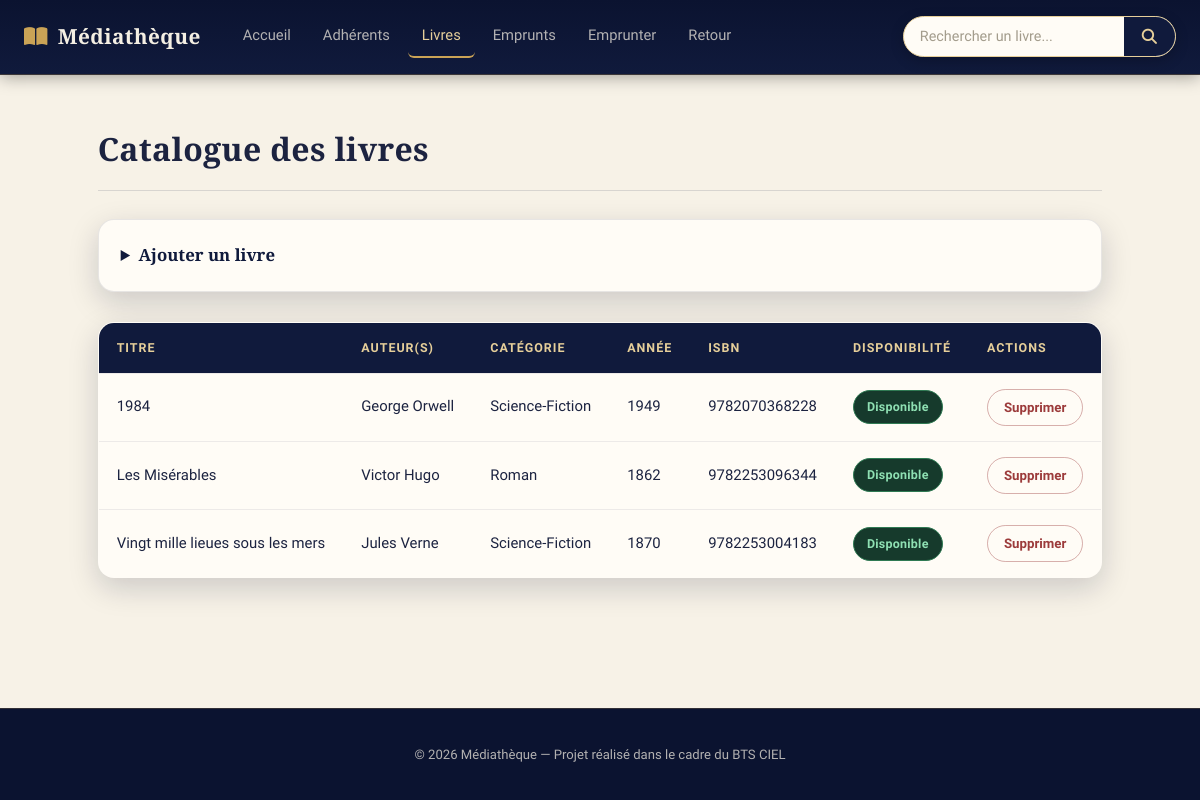
The app's page /web/livres.php, older data.
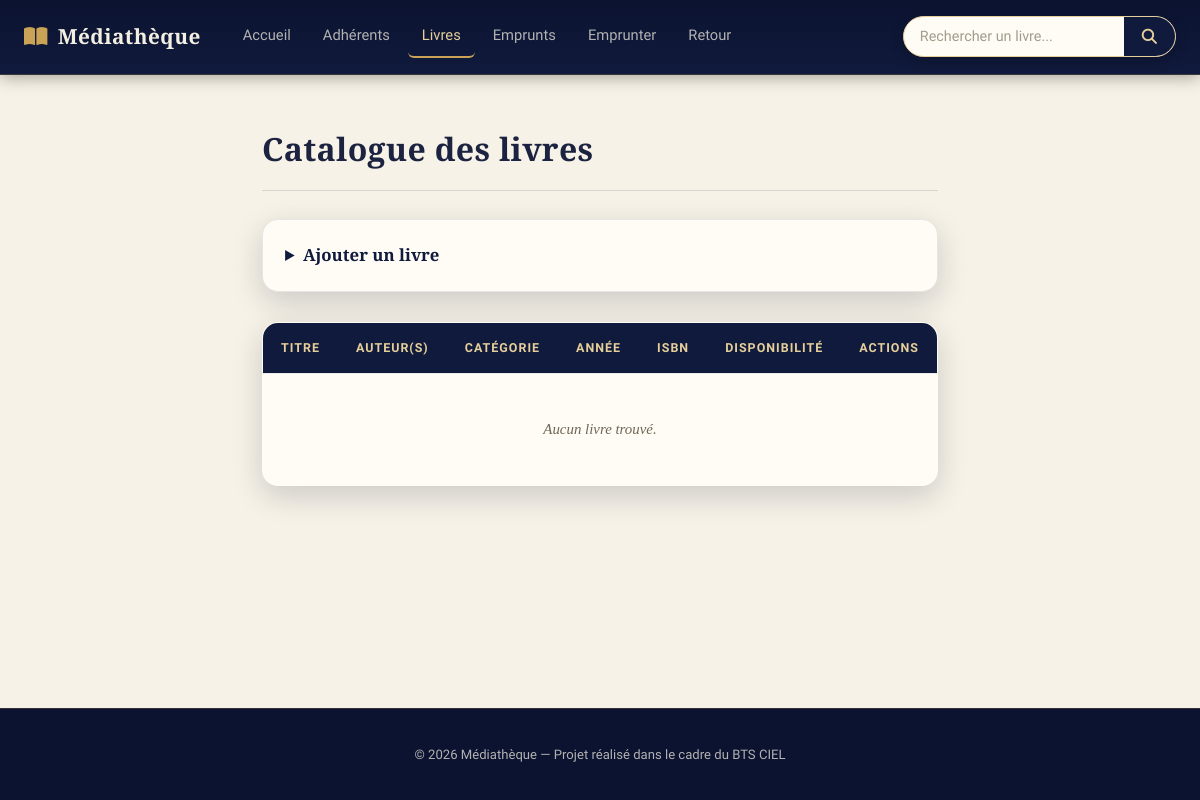
The same page, newer data.
### tables this page shows
CREATE TABLE IF NOT EXISTS LIVRE (
    id_livre INT AUTO_INCREMENT PRIMARY KEY,
    titre VARCHAR(200) NOT NULL,
    isbn VARCHAR(20) UNIQUE NOT NULL,
    annee_publication INT NOT NULL,
    disponible BOOLEAN NOT NULL DEFAULT 1,
    id_categorie INT NOT NULL,
    CONSTRAINT fk_livre_categorie FOREIGN KEY (id_categorie) REFERENCES CATEGORIE(id_categorie)
);

CREATE TABLE IF NOT EXISTS CATEGORIE (
    id_categorie INT AUTO_INCREMENT PRIMARY KEY,
    libelle VARCHAR(80) UNIQUE NOT NULL
);

### web/livres.php (the view, shortened to what this page needs)
<?php
require __DIR__ . '/../config/db.php';
$base = '../';
$q = trim($_GET['q'] ?? '');
$sql = "SELECT L.id_livre, L.titre, L.isbn, L.annee_publication, L.disponible,
               C.libelle AS categorie,
               GROUP_CONCAT(DISTINCT CONCAT(A.prenom, ' ', A.nom) ORDER BY A.nom SEPARATOR ', ') AS auteurs
        FROM LIVRE L
        JOIN CATEGORIE C ON C.id_categorie = L.id_categorie
        LEFT JOIN LIVRE_AUTEUR LA ON LA.id_livre = L.id_livre
        LEFT JOIN AUTEUR A ON A.id_auteur = LA.id_auteur";
$params = [];
$sql .= " GROUP BY L.id_livre ORDER BY L.titre";
$stmt = $pdo->prepare($sql);
$stmt->execute($params);
$livres = $stmt->fetchAll();
require __DIR__ . '/../includes/header.php';
?>
<main class="container">
    <h2>Catalogue des livres<?php echo $q !== '' ? ' — résultats pour « ' . htmlspecialchars($q) . ' »' : ''; ?></h2>
    <details class="add-panel">
        <summary>Ajouter un livre</summary>
    </details>
    <table id="data-table">
        <thead>
            <tr>
                <th>Titre</th>
                <th>Auteur(s)</th>
                <th>Catégorie</th>
                <th>Année</th>
                <th>ISBN</th>
                <th>Disponibilité</th>
                <th>Actions</th>
            </tr>
        </thead>
        <tbody>
            <?php if (count($livres) > 0): ?>
                <?php foreach ($livres as $livre): ?>
                    <tr>
                        <td data-label="Titre"><?php echo htmlspecialchars($livre['titre']); ?></td>
                        <td data-label="Auteur(s)"><?php echo htmlspecialchars($livre['auteurs'] ?? '') !== '' ? htmlspecialchars($livre['auteurs']) : '—'; ?></td>
                        <td data-label="Catégorie"><?php echo htmlspecialchars($livre['categorie']); ?></td>
                        <td data-label="Année"><?php echo htmlspecialchars($livre['annee_publication']); ?></td>
                        <td data-label="ISBN"><?php echo htmlspecialchars($livre['isbn']); ?></td>
                        <td data-label="Disponibilité">
                            <?php if ($livre['disponible'] == 1): ?>
                                <span class="badge badge-disponible">Disponible</span>
                            <?php else: ?>
                                <span class="badge badge-emprunte">Emprunté</span>
                            <?php endif; ?>
                        </td>
                        <td data-label="Actions">
                            <a href="?delete=<?php echo $livre['id_livre']; ?>" class="btn btn-info btn-delete" data-confirm="Supprimer le livre « <?php echo htmlspecialchars(addslashes($livre['titre'])); ?> » ?">Supprimer</a>
                        </td>
                    </tr>
                <?php endforeach; ?>
            <?php else: ?>
                <tr>
                    <td colspan="7" class="no-result">Aucun livre trouvé.</td>
                </tr>
            <?php endif; ?>
        </tbody>
    </table>
</main>
<?php require __DIR__ . '/../includes/footer.php'; ?>

### includes/header.php (shortened to what this page needs)
<?php
$base = $base ?? '';
$current = basename($_SERVER['SCRIPT_NAME']);
function navActive(string $file, string $current): string
{
    return $file === $current ? ' active' : '';
}
?>
<!DOCTYPE html>
<html lang="fr">
<head>
    <link rel="stylesheet" href="<?php echo $base; ?>modules/css/styles.css">
    <link rel="stylesheet" href="https://cdnjs.cloudflare.com/ajax/libs/font-awesome/6.5.2/css/all.min.css">
</head>
<body>
<header class="site-header">
    <div class="header-inner">
        <a class="brand" href="<?php echo $base; ?>index.php">
            <i class="fa-solid fa-book-open"></i> Médiathèque
        </a>
        <nav>
            <ul class="nav-list">
                <li><a class="nav-link<?php echo navActive('index.php', $current); ?>" href="<?php echo $base; ?>index.php">Accueil</a></li>
                <li><a class="nav-link<?php echo navActive('adherent.php', $current); ?>" href="<?php echo $base; ?>web/adherent.php">Adhérents</a></li>
                <li><a class="nav-link<?php echo navActive('livres.php', $current); ?>" href="<?php echo $base; ?>web/livres.php">Livres</a></li>
                <li><a class="nav-link<?php echo navActive('emprunt.php', $current); ?>" href="<?php echo $base; ?>web/emprunt.php">Emprunts</a></li>
                <li><a class="nav-link<?php echo navActive('emprunter.php', $current); ?>" href="<?php echo $base; ?>web/emprunter.php">Emprunter</a></li>
                <li><a class="nav-link<?php echo navActive('retour.php', $current); ?>" href="<?php echo $base; ?>web/retour.php">Retour</a></li>
            </ul>
        </nav>
        <form class="search-form" action="<?php echo $base; ?>web/livres.php" method="get">
            <div class="search-wrap">
                <input
                    type="search"
                    name="q"
                    id="search-input"
                    placeholder="Rechercher un livre..."
                    value="<?php echo isset($_GET['q']) ? htmlspecialchars($_GET['q']) : ''; ?>"
                    autocomplete="off"
                >
                <button type="submit" aria-label="Rechercher">
                    <i class="fa-solid fa-magnifying-glass"></i>
                </button>
            </div>
        </form>
    </div>
</header>

### includes/footer.php (shortened to what this page needs)
    <footer class="site-footer">
        <p>&copy; <span id="currentYear"></span> Médiathèque — Projet réalisé dans le cadre du BTS CIEL</p>
    </footer>
</body>
</html>

Row changes from the older to the newer data that the page shows:
removed livre: titre "1984", auteurs "George Orwell", id_categorie.libelle "Science-Fiction", annee_publication "1949", isbn "9782070368228", disponible "Disponible"
removed livre: titre "Les Misérables", auteurs "Victor Hugo", id_categorie.libelle "Roman", annee_publication "1862", isbn "9782253096344", disponible "Disponible"
removed livre: titre "Vingt mille lieues sous les mers", auteurs "Jules Verne", id_categorie.libelle "Science-Fiction", annee_publication "1870", isbn "9782253004183", disponible "Disponible"
Text that changed along with them:
text now shown: "Aucun livre trouvé."
